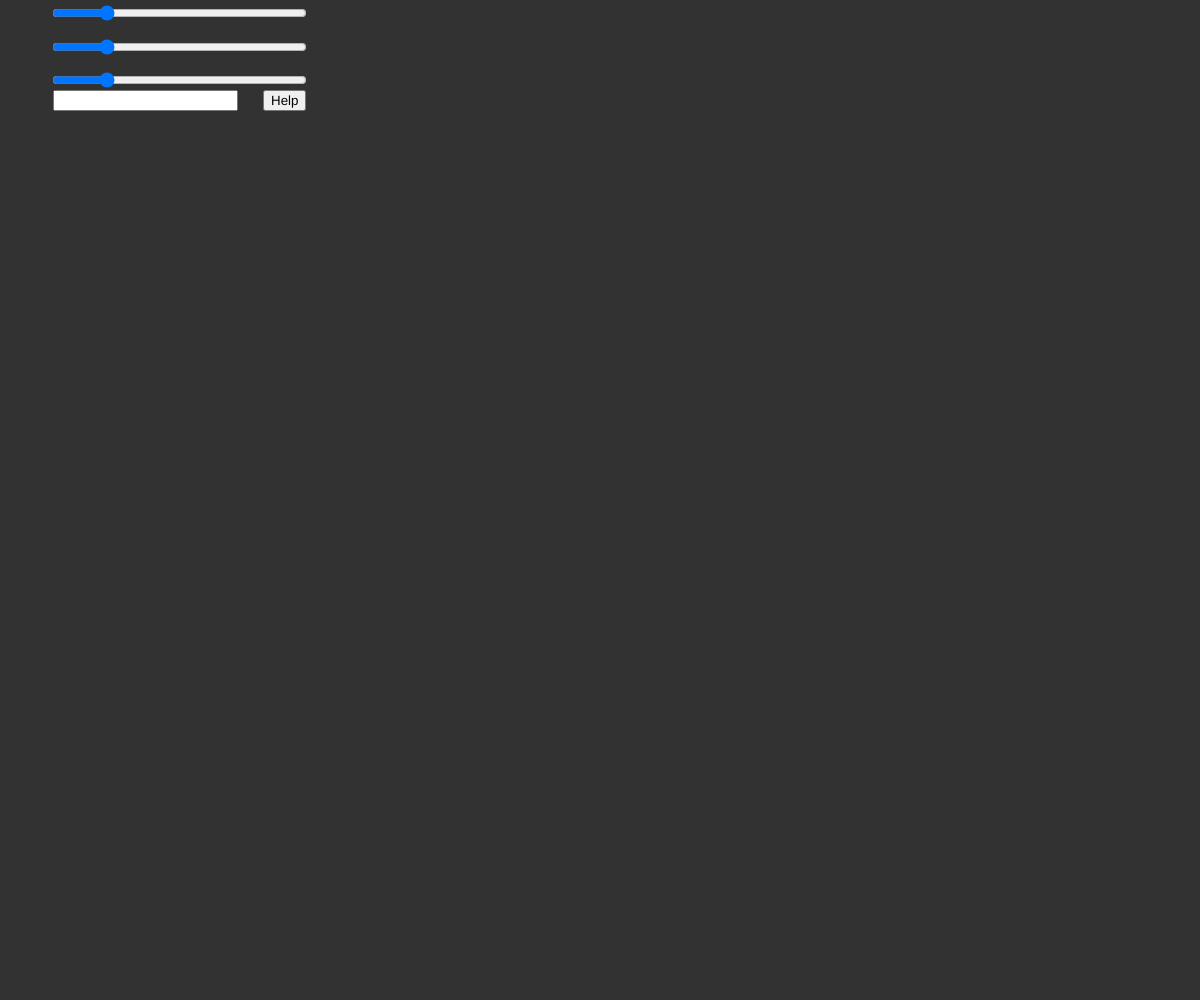
Frame 1 (no input)
Frame 60 (no input): identical to frame 1, image omitted
Frame 120 (the mouse pressed at the canvas centre since frame 60): identical to frame 1, image omitted

The p5.js sketch that drew this single still picture (run headless with seeded random() and noise() and a simulated clock; from frame 60 on, the mouse is pressed at the canvas centre):

// p5.js sketch
// ── sketch.js
let userinputtext;
let helpbutton = [];
let textoptions = [];
let redslider;
let greenslider;
let blueslider;

function setup() {
  createCanvas(windowWidth, windowHeight);

  userinputtext = createInput();
  userinputtext.position(53,90);

  textWrap(CHAR);

  textoptions.push('Help');
  textoptions.push('I don\'t know what to do');
  textoptions.push('Brain not working');

  let button = createButton('Help');
  button.position(263, 90);
  button.mousePressed(() => {
    let r = random(textoptions);
    helpbutton.push(r);
  });

  redslider = createSlider(0,255);
  redslider.position(50, 3);
  redslider.size(255);

  greenslider = createSlider(0,255);
  greenslider.position(50, 37);
  greenslider.size(255);

  blueslider = createSlider(0,255);
  blueslider.position(50, 70);
  blueslider.size(255);

}

function windowResized(){
  resizeCanvas(windowWidth,windowHeight);
}

// function mousePressed(){
//   text('Help', 240, 150);
// }

function draw() {
  let red = redslider.value();
  let blue = blueslider.value();
  let green = greenslider.value();
  background(red,green,blue);
  let usertext = userinputtext.value();
  text(usertext, 53, 150, 185);
  
  for (i=0;i<helpbutton.length;i++){
    text(helpbutton[i],240,150 + i * 20);
  }
}
